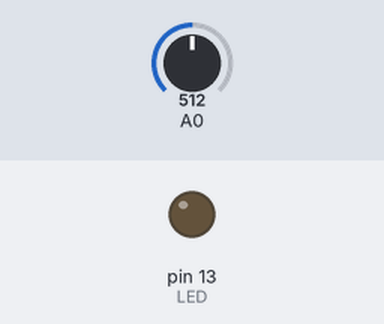
This sketch was run on a simulated Arduino Uno, built with avr-gcc and run on an emulated ATmega328P. Parts: output pins drawn as LEDs (lit = HIGH). The test bench sets the inputs (shaded band); at power-on: A0 = 512.

Above: at 1.2 s.
1.3 s: A0 set to 991
2.8 s: A0 set to 1017
At 3.9 s:
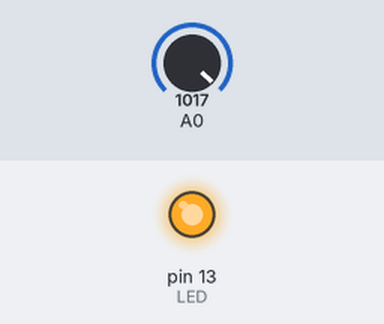
4.3 s: A0 set to 990
At 5.1 s:
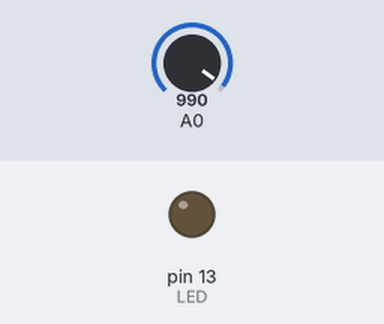
5.8 s: A0 set to 1010
At 6.2 s:
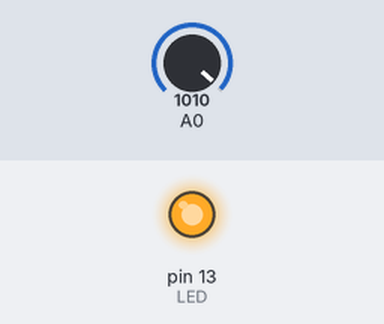
Timing chart, 0 to 8.3 s (numbered marks = the images above; inputs shaded):
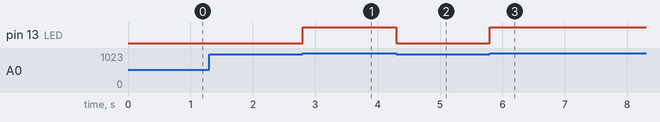

The sketch:

___.ino
```cpp
const byte LED = 13;
const byte CdS = A0;

void setup() {
  pinMode(LED, OUTPUT);
}

void loop() {
  int val;
  val = analogRead(A0);
  if (val >= 1000 ) {
    digitalWrite(13, HIGH);
  } else {
    digitalWrite(13, LOW);
  }
}
```

Measured:
- the behaviour switches between 999 and 1000 on A0 (found by bisection; images 0 and 1)
- after the input at 1.3 s, every drawn part: stays the same
- after the input at 2.8 s, pin 13 (LED): LOW → HIGH at once
- after the input at 4.3 s, pin 13 (LED): HIGH → LOW at once
- after the input at 5.8 s, pin 13 (LED): LOW → HIGH at once
